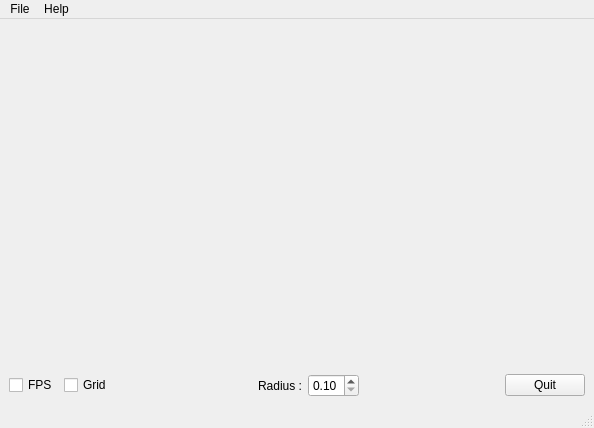
<ui version="4.0" >
 <author></author>
 <comment></comment>
 <exportmacro></exportmacro>
 <class>MainWindow</class>
 <widget class="QMainWindow" name="MainWindow" >
  <property name="geometry" >
   <rect>
    <x>0</x>
    <y>0</y>
    <width>594</width>
    <height>428</height>
   </rect>
  </property>
  <property name="windowTitle" >
   <string>QGLViewer + Qt4</string>
  </property>
  <widget class="QWidget" name="centralwidget" >
   <layout class="QVBoxLayout" >
    <property name="margin" >
     <number>9</number>
    </property>
    <property name="spacing" >
     <number>6</number>
    </property>
    <item>
     <widget class="MyQGLViewer" name="viewer" />
    </item>
    <item>
     <layout class="QHBoxLayout" >
      <property name="margin" >
       <number>0</number>
      </property>
      <property name="spacing" >
       <number>6</number>
      </property>
      <item>
       <widget class="QCheckBox" name="checkBox" >
        <property name="text" >
         <string>FPS</string>
        </property>
       </widget>
      </item>
      <item>
       <widget class="QCheckBox" name="checkBox_2" >
        <property name="text" >
         <string>Grid</string>
        </property>
       </widget>
      </item>
      <item>
       <spacer>
        <property name="orientation" >
         <enum>Qt::Horizontal</enum>
        </property>
        <property name="sizeHint" >
         <size>
          <width>40</width>
          <height>20</height>
         </size>
        </property>
       </spacer>
      </item>
      <item>
       <widget class="QLabel" name="label" >
        <property name="text" >
         <string>Radius :</string>
        </property>
       </widget>
      </item>
      <item>
       <widget class="QDoubleSpinBox" name="radiusSpinBox" >
        <property name="prefix" >
         <string/>
        </property>
        <property name="maximum" >
         <double>5</double>
        </property>
        <property name="minimum" >
         <double>0.1</double>
        </property>
        <property name="singleStep" >
         <double>0.5</double>
        </property>
       </widget>
      </item>
      <item>
       <spacer>
        <property name="orientation" >
         <enum>Qt::Horizontal</enum>
        </property>
        <property name="sizeHint" >
         <size>
          <width>40</width>
          <height>20</height>
         </size>
        </property>
       </spacer>
      </item>
      <item>
       <widget class="QPushButton" name="pushButton" >
        <property name="text" >
         <string>Quit</string>
        </property>
       </widget>
      </item>
     </layout>
    </item>
   </layout>
  </widget>
  <widget class="QMenuBar" name="menubar" >
   <property name="geometry" >
    <rect>
     <x>0</x>
     <y>0</y>
     <width>594</width>
     <height>29</height>
    </rect>
   </property>
   <widget class="QMenu" name="menuHelp" >
    <property name="title" >
     <string>Help</string>
    </property>
    <addaction name="actionAbout" />
   </widget>
   <widget class="QMenu" name="menuFile" >
    <property name="title" >
     <string>File</string>
    </property>
    <addaction name="actionOpen" />
    <addaction name="actionQuit" />
   </widget>
   <addaction name="menuFile" />
   <addaction name="menuHelp" />
  </widget>
  <widget class="QStatusBar" name="statusbar" >
   <property name="geometry" >
    <rect>
     <x>0</x>
     <y>406</y>
     <width>594</width>
     <height>22</height>
    </rect>
   </property>
  </widget>
  <action name="actionQuit" >
   <property name="text" >
    <string>Quit</string>
   </property>
  </action>
  <action name="actionOpen" >
   <property name="text" >
    <string>Open</string>
   </property>
  </action>
  <action name="actionAbout" >
   <property name="text" >
    <string>About</string>
   </property>
  </action>
 </widget>
 <pixmapfunction></pixmapfunction>
 <customwidgets>
  <customwidget>
   <class>MyQGLViewer</class>
   <extends>QWidget</extends>
   <header>my_qglviewer.h</header>
   <container>1</container>
   <pixmap></pixmap>
  </customwidget>
 </customwidgets>
 <resources/>
 <connections>
  <connection>
   <sender>pushButton</sender>
   <signal>clicked()</signal>
   <receiver>MainWindow</receiver>
   <slot>close()</slot>
   <hints>
    <hint type="sourcelabel" >
     <x>536</x>
     <y>392</y>
    </hint>
    <hint type="destinationlabel" >
     <x>535</x>
     <y>402</y>
    </hint>
   </hints>
  </connection>
  <connection>
   <sender>checkBox</sender>
   <signal>clicked(bool)</signal>
   <receiver>viewer</receiver>
   <slot>setFPSIsDisplayed(bool)</slot>
   <hints>
    <hint type="sourcelabel" >
     <x>55</x>
     <y>392</y>
    </hint>
    <hint type="destinationlabel" >
     <x>61</x>
     <y>344</y>
    </hint>
   </hints>
  </connection>
  <connection>
   <sender>viewer</sender>
   <signal>FPSIsDisplayedChanged(bool)</signal>
   <receiver>checkBox</receiver>
   <slot>setChecked(bool)</slot>
   <hints>
    <hint type="sourcelabel" >
     <x>42</x>
     <y>332</y>
    </hint>
    <hint type="destinationlabel" >
     <x>39</x>
     <y>384</y>
    </hint>
   </hints>
  </connection>
  <connection>
   <sender>checkBox_2</sender>
   <signal>clicked(bool)</signal>
   <receiver>viewer</receiver>
   <slot>setGridIsDrawn(bool)</slot>
   <hints>
    <hint type="sourcelabel" >
     <x>109</x>
     <y>392</y>
    </hint>
    <hint type="destinationlabel" >
     <x>160</x>
     <y>353</y>
    </hint>
   </hints>
  </connection>
  <connection>
   <sender>viewer</sender>
   <signal>gridIsDrawnChanged(bool)</signal>
   <receiver>checkBox_2</receiver>
   <slot>setChecked(bool)</slot>
   <hints>
    <hint type="sourcelabel" >
     <x>126</x>
     <y>347</y>
    </hint>
    <hint type="destinationlabel" >
     <x>109</x>
     <y>392</y>
    </hint>
   </hints>
  </connection>
 </connections>
</ui>
